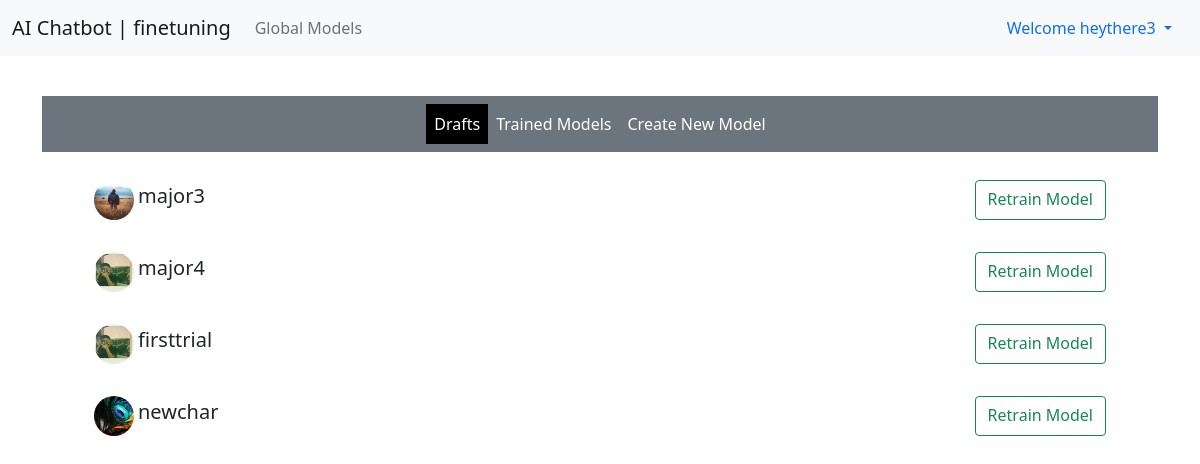
Page /profile.php (signed in) on the committed database.
### tables this page shows
CREATE TABLE `char_model` (
  `charid` int(11) NOT NULL,
  `char_name` varchar(255) NOT NULL,
  `char_image` varchar(255) NOT NULL,
  `uid` int(11) NOT NULL
);

### profile.php (the view, shortened to what this page needs)
<?php
include('./nav.php');
include './db/connect.php';
$uid =$_SESSION['uid'];
$draft = "SELECT c.char_name,c.char_image,c.charid FROM `pr_and_co` as p,char_model as c WHERE p.charid = c.charid and c.uid ='".$uid."' group by c.charid;";
$resultd = mysqli_query($conn, $draft);
?>
<div class="container" style="margin-top:40px">
    <nav class="navbar navbar-expand-sm bg-secondary justify-content-center">
    <ul class="navbar-nav" id="navitem">
        <li class="nav-item active">
            <button class="nav-link text-white bg-transparent border-0" onclick="openDraft();">Drafts</button>
        </li>
        <li class="nav-item">
            <button class="nav-link text-white bg-transparent border-0" onclick="openModels();">Trained Models</button>
        </li>
        <li class="nav-item">
            <button class="nav-link text-white bg-transparent border-0" type="button" data-bs-toggle="modal" data-bs-target="#charactername">Create New Model</button>
        </li>
    </ul>
    </nav>
</div>
<div class="container text-center">
    <div id="draft" class="container mt-4 px-5 overflow-auto" style="height:600px;display:block">
        <?php if (mysqli_num_rows($resultd) > 0){?>
        <div class="table-responsive">
            <?php while($row = mysqli_fetch_assoc($resultd)){
            ?>
            <div class="d-flex justify-content-between p-1" style="cursor:pointer" onclick="showHideRow('<?php echo $row['charid'] ?>');">
                <div>
                    <img style="float:left" src="./images/character_images/<?php echo $row['char_image']?>" class="rounded-circle" alt="Cinque Terre" width="40" height="40">
                    <h5 style="float:right;" class="p-1"><?php echo $row['char_name'] ?></h5>
                </div>
                <a id="changemodel" class="btn btn-outline-success" href="./pr_and_co.php?id=<?php echo $row['charid'] ?>">Retrain Model</a>
            </div>
            <br/>
            <?php } ?>
        </div>
        <?php }else{?>
            No Drafts Created. Click on <b>Create New Model</b> to create one.
            <?php }?>
    </div>
</div>

### nav.php (shortened to what this page needs)
<head>
	<link rel="stylesheet" href="./css/style.css" />
	<link
        href="https://cdn.jsdelivr.net/npm/bootstrap@5.0.2/dist/css/bootstrap.min.css"
        rel="stylesheet"
>
</head>
	<nav class="navbar navbar-expand-lg navbar-light bg-light">
		<div class="container-fluid">
			<a class="navbar-brand" href="./">AI Chatbot | finetuning</a>
			<div class="collapse navbar-collapse" id="navbarSupportedContent">
			<ul class="navbar-nav me-auto mb-2 mb-lg-0">
				<li class="nav-item">
					<a class="nav-link" aria-current="page" href="chatbot/">Global Models</a>
				</li>
			</ul>
			<?php
			if(isset($_SESSION['username'])){
				?>
			<li style="list-style-type: none;" class="nav-item dropdown">
				<a class="nav-link dropdown-toggle" href="#" id="navbarDropdown" role="button" data-bs-toggle="dropdown" aria-expanded="false">
					Welcome <?php echo $_SESSION['username'] ?>
				</a>
			</li>
			<?php } ?>
			</div>
		</div>
		</nav>

### profile.php (style rules this page uses)
.active { background-color:black;color:white; }

### rows in the picture
char_model: char_image (picture), char_name "major3"
char_model: char_image (picture), char_name "major4"
char_model: char_image (picture), char_name "firsttrial"
char_model: char_image (picture), char_name "newchar"

### other values in the picture
$_SESSION['username'] "heythere3"
